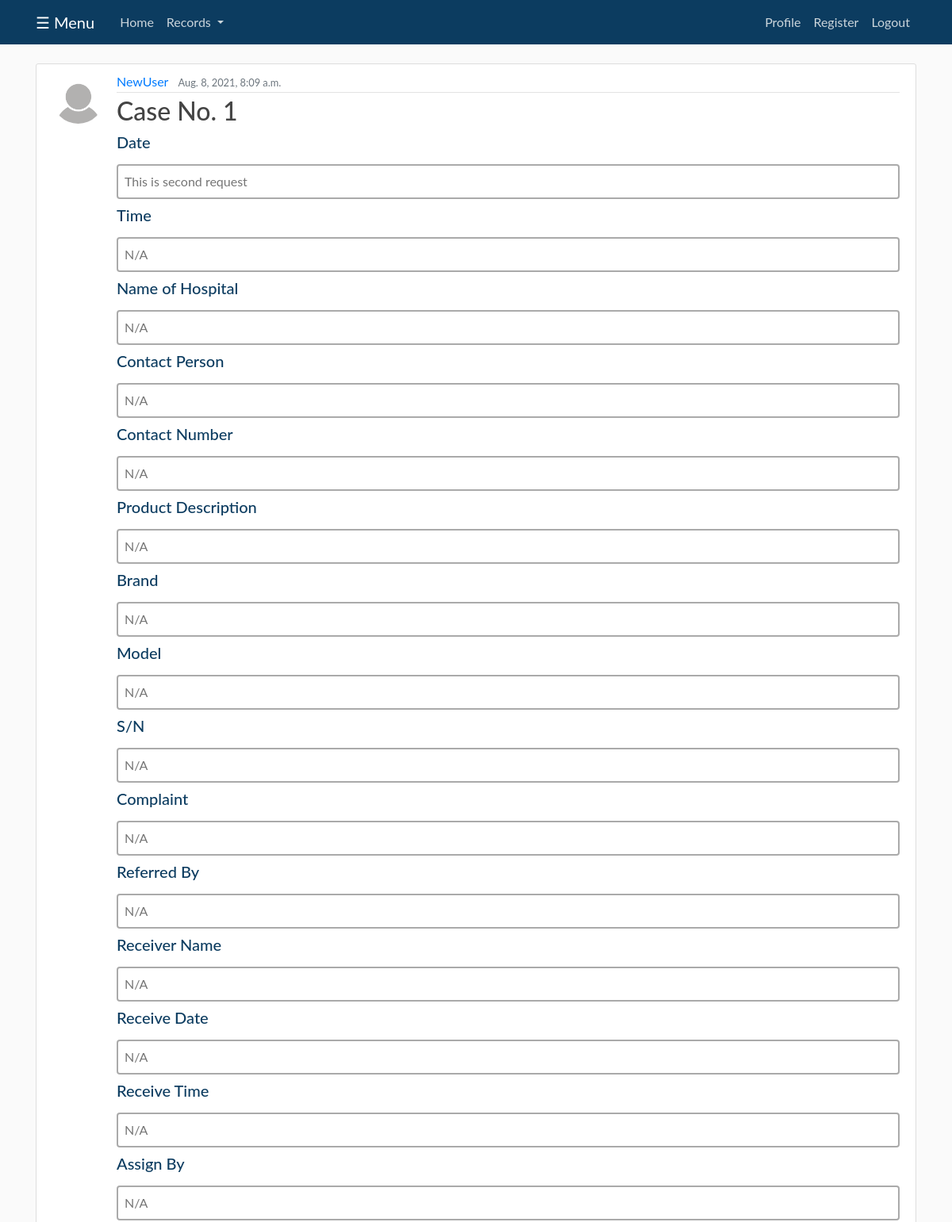
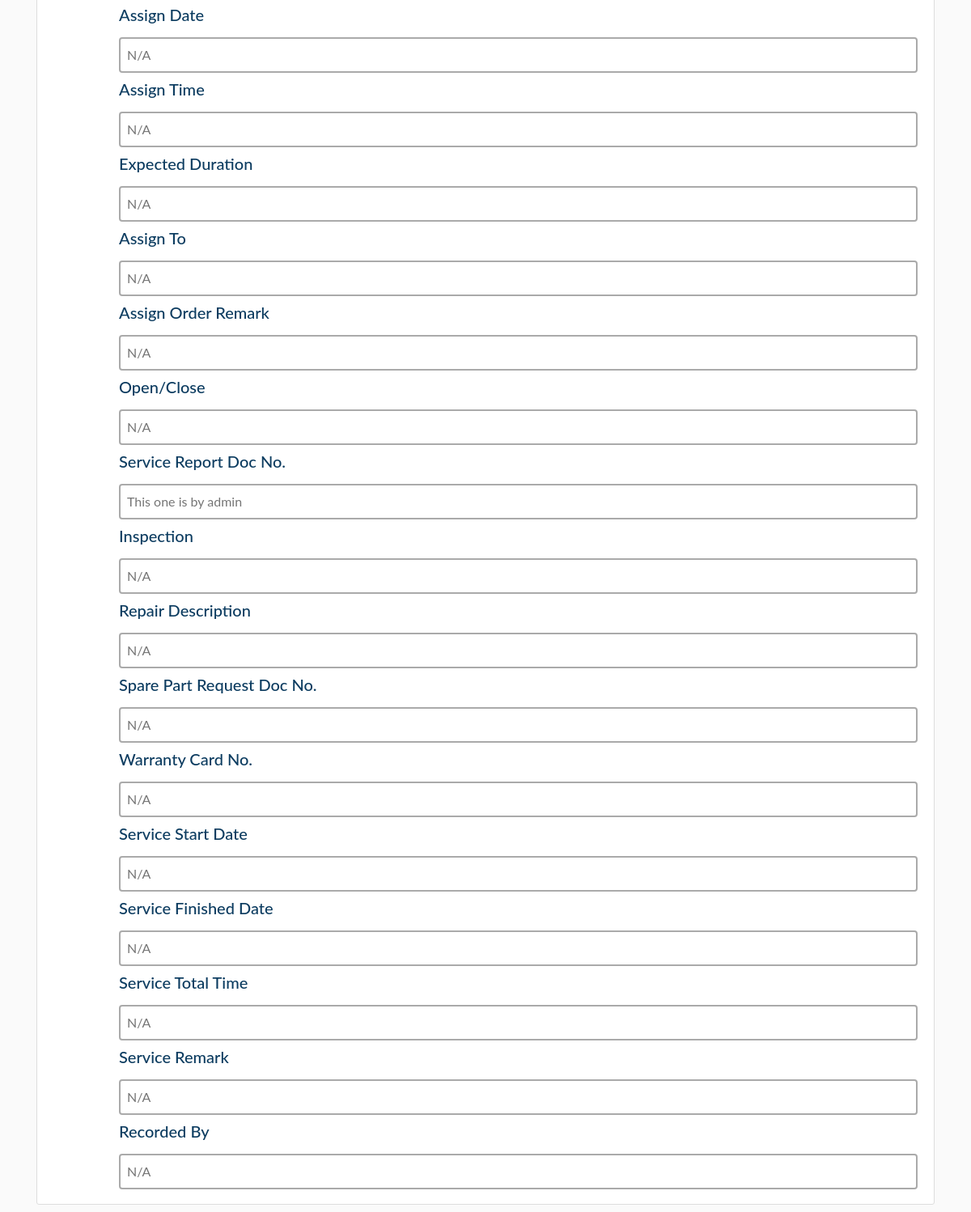
The app's page /service_record_data/3/ (signed in) with its own data (2 pictures, top to bottom).
### blog/models.py (models this page shows, shortened)
class ServiceRecord(models.Model):
    case_no = models.CharField(max_length=10485760, default="N/A")
    date = models.CharField(max_length=1000, default="N/A")
    time = models.CharField(max_length=1000, default="N/A")
    name_of_hospital = models.CharField(max_length=1000, default="N/A")
    contact_person = models.CharField(max_length=1000, default="N/A")
    contact_number = models.CharField(max_length=1000, default="N/A")
    product_description = models.TextField(max_length=10000, default="N/A")
    brand = models.CharField(max_length=1000, default="N/A")
    model = models.CharField(max_length=1000, default="N/A")
    s_n = models.CharField(max_length=1000, default="N/A")
    complaint = models.CharField(max_length=1000, default="N/A")
    referred_by = models.CharField(max_length=1000, default="N/A")
    receiver_name = models.CharField(max_length=1000, default="N/A")
    receive_date = models.CharField(max_length=1000, default="N/A")
    receive_time = models.CharField(max_length=1000, default="N/A")
    assign_by = models.CharField(max_length=1000, default="N/A")
    assign_date = models.CharField(max_length=1000, default="N/A")
    assign_time = models.CharField(max_length=1000, default="N/A")
    expected_duration = models.CharField(max_length=1000, default="N/A")
    assign_to = models.CharField(max_length=1000, default="N/A")
    assign_order_remark = models.CharField(max_length=1000, default="N/A")
    open_close = models.CharField(max_length=1000, default="N/A")
    service_report_doc_no = models.CharField(max_length=1000, default="N/A")
    inspection = models.CharField(max_length=1000, default="N/A")
    repair_description = models.TextField(max_length=10000, default="N/A")
    spare_part_request_doc_no = models.CharField(max_length=1000, default="N/A")
    warranty_card_no = models.CharField(max_length=1000, default="N/A")
    service_start_date = models.CharField(max_length=1000, default="N/A")
    service_finished_date = models.CharField(max_length=1000, default="N/A")
    service_total_time = models.CharField(max_length=1000, default="N/A")
    service_remark = models.CharField(max_length=1000, default="N/A")
    recorded_by = models.CharField(max_length=1000, default="N/A")
    date_posted = models.DateTimeField(default=timezone.now())
    author = models.ForeignKey(User, on_delete=models.SET_NULL, blank=True, null=True)

### users/models.py (models this page shows, shortened)
class Profile(models.Model):
    user = models.OneToOneField(User, on_delete=models.CASCADE)
    image = models.ImageField(default='default.jpg', upload_to='profile_pics')

### blog/views.py (the view)
# urls.py: path('service_record_data/<int:pk>/', ServiceRecordDataDetailView.as_view(), name="service_record_data-detail"),
class ServiceRecordDataDetailView(LoginRequiredMixin, DetailView):
    model = ServiceRecord

### blog/templates/blog/servicerecord_detail.html (shortened to what this page needs)
{% extends "blog/base5.html" %}
{% block content %}
{% if object.author %}
  <article class="media content-section">
    <img class="rounded-circle article-img" src="{{ object.author.profile.image.url }}">
    <div class="media-body">
      <div class="article-metadata">
        <a class="mr-2" href="{% url 'user-service_record_data' object.author.username %}">{{ object.author }}</a>
        <small class="text-muted">{{ object.date_posted }}</small>
      </div>
      <h2 class="article-title">Case No. {{ object.case_no }}</h2>
      <h5 style="color:#0c3c60">Date</h5>
      <input type="text" placeholder="{{ object.date }}" readonly="readonly">
      <h5 style="color:#0c3c60">Time</h5>
      <input type="text" placeholder="{{ object.time }}" readonly="readonly">
      <h5 style="color:#0c3c60">Name of Hospital</h5>
      <input type="text" placeholder="{{ object.name_of_hospital }}" readonly="readonly">
      <h5 style="color:#0c3c60">Contact Person</h5>
      <input type="text" placeholder="{{ object.contact_person }}" readonly="readonly">
      <h5 style="color:#0c3c60">Contact Number</h5>
      <input type="text" placeholder="{{ object.contact_number }}" readonly="readonly">
      <h5 style="color:#0c3c60">Product Description</h5>
      <input type="text" placeholder="{{ object.product_description }}" readonly="readonly">
      <h5 style="color:#0c3c60">Brand</h5>
      <input type="text" placeholder="{{ object.brand }}" readonly="readonly">
      <h5 style="color:#0c3c60">Model</h5>
      <input type="text" placeholder="{{ object.model }}" readonly="readonly">
      <h5 style="color:#0c3c60">S/N</h5>
      <input type="text" placeholder="{{ object.s_n }}" readonly="readonly">
      <h5 style="color:#0c3c60">Complaint</h5>
      <input type="text" placeholder="{{ object.complaint }}" readonly="readonly">
      <h5 style="color:#0c3c60">Referred By</h5>
      <input type="text" placeholder="{{ object.referred_by }}" readonly="readonly">
      <h5 style="color:#0c3c60">Receiver Name</h5>
      <input type="text" placeholder="{{ object.receiver_name }}" readonly="readonly">
      <h5 style="color:#0c3c60">Receive Date</h5>
      <input type="text" placeholder="{{ object.receive_date }}" readonly="readonly">
      <h5 style="color:#0c3c60">Receive Time</h5>
      <input type="text" placeholder="{{ object.receive_time }}" readonly="readonly">
      <h5 style="color:#0c3c60">Assign By</h5>
      <input type="text" placeholder="{{ object.assign_by }}" readonly="readonly">
      <h5 style="color:#0c3c60">Assign Date</h5>
      <input type="text" placeholder="{{ object.assign_date }}" readonly="readonly">
      <h5 style="color:#0c3c60">Assign Time</h5>
      <input type="text" placeholder="{{ object.assign_time }}" readonly="readonly">
      <h5 style="color:#0c3c60">Expected Duration</h5>
      <input type="text" placeholder="{{ object.expected_duration }}" readonly="readonly">
      <h5 style="color:#0c3c60">Assign To</h5>
      <input type="text" placeholder="{{ object.assign_to }}" readonly="readonly">
      <h5 style="color:#0c3c60">Assign Order Remark</h5>
      <input type="text" placeholder="{{ object.assign_order_remark }}" readonly="readonly">
      <h5 style="color:#0c3c60">Open/Close</h5>
      <input type="text" placeholder="{{ object.open_close }}" readonly="readonly">
      <h5 style="color:#0c3c60">Service Report Doc No.</h5>
      <input type="text" placeholder="{{ object.service_report_doc_no }}" readonly="readonly">
      <h5 style="color:#0c3c60">Inspection</h5>
      <input type="text" placeholder="{{ object.inspection }}" readonly="readonly">
      <h5 style="color:#0c3c60">Repair Description</h5>
      <input type="text" placeholder="{{ object.repair_description }}" readonly="readonly">
      <h5 style="color:#0c3c60">Spare Part Request Doc No.</h5>
      <input type="text" placeholder="{{ object.spare_part_request_doc_no }}" readonly="readonly">
      <h5 style="color:#0c3c60">Warranty Card No.</h5>
      <input type="text" placeholder="{{ object.warranty_card_no }}" readonly="readonly">
      <h5 style="color:#0c3c60">Service Start Date</h5>
      <input type="text" placeholder="{{ object.service_start_date }}" readonly="readonly">
      <h5 style="color:#0c3c60">Service Finished Date</h5>
      <input type="text" placeholder="{{ object.service_finished_date }}" readonly="readonly">
      <h5 style="color:#0c3c60">Service Total Time</h5>
      <input type="text" placeholder="{{ object.service_total_time }}" readonly="readonly">
      <h5 style="color:#0c3c60">Service Remark</h5>
      <input type="text" placeholder="{{ object.service_remark }}" readonly="readonly">
      <h5 style="color:#0c3c60">Recorded By</h5>
      <input type="text" placeholder="{{ object.recorded_by }}" readonly="readonly">
    </div>
  </article>
{% else %}
<h1>This User Doesn't Exist Anymore</h1>
{% endif %}
{% endblock content %}

### blog/static/blog/main.css (style rules this page uses)
body { background: #fafafa; color: #333333; margin-top: 5rem; }
h1, h2, h3, h4, h5, h6 { color: #444444; }
.content-section { background: #ffffff; padding: 10px 20px; border: 1px solid #dddddd; border-radius: 3px; margin-bottom: 20px; }
.article-title { color: #444444; }
.article-img { height: 65px; width: 65px; margin-right: 16px; }
.article-metadata { padding-bottom: 1px; margin-bottom: 4px; border-bottom: 1px solid #e3e3e3 }

### blog/templates/blog/base5.html (style rules this page uses)
body { font-family: "Lato", sans-serif; }

### blog/templates/blog/servicerecord_detail.html (style rules this page uses)
input[type=text] { width:100%; border:2px solid #aaa; border-radius:4px; margin:8px 0; outline:none; padding:8px; box-sizing:border-box; transition:.3s; }

### records on screen
ServiceRecord: author.profile.image (placeholder picture), author "NewUser", date_posted "Aug. 8, 2021, 8:09 a.m.", case_no "1", date "This is second request", time "N/A", name_of_hospital "N/A", contact_person "N/A", contact_number "N/A", product_description "N/A", brand "N/A", model "N/A", s_n "N/A", complaint "N/A", referred_by "N/A", receiver_name "N/A", receive_date "N/A", receive_time "N/A", assign_by "N/A", assign_date "N/A", assign_time "N/A", expected_duration "N/A", assign_to "N/A", assign_order_remark "N/A", open_close "N/A", service_report_doc_no "This one is by admin", inspection "N/A", repair_description "N/A", spare_part_request_doc_no "N/A", warranty_card_no "N/A", service_start_date "N/A", service_finished_date "N/A", service_total_time "N/A", service_remark "N/A", recorded_by "N/A"
